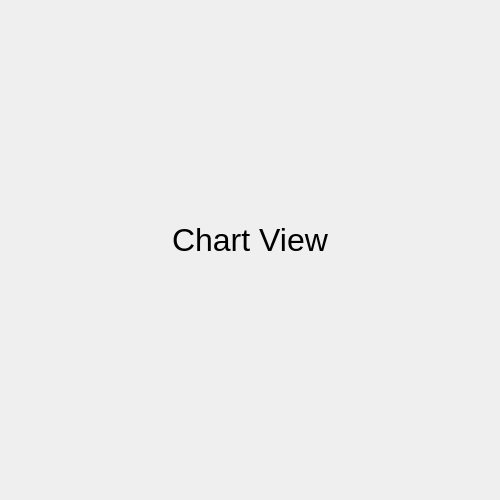
<?xml version="1.0" encoding="UTF-8"?>
<ui version="4.0">
 <class>GUI_CHART_VIEW</class>
 <widget class="QDialog" name="GUI_CHART_VIEW">
  <property name="geometry">
   <rect>
    <x>0</x>
    <y>0</y>
    <width>500</width>
    <height>500</height>
   </rect>
  </property>
  <property name="minimumSize">
   <size>
    <width>500</width>
    <height>500</height>
   </size>
  </property>
  <property name="windowTitle">
   <string>More Options</string>
  </property>
  <layout class="QVBoxLayout" name="verticalLayout">
   <item>
    <widget class="QLabel" name="Title_Label">
     <property name="sizePolicy">
      <sizepolicy hsizetype="Expanding" vsizetype="Fixed">
       <horstretch>0</horstretch>
       <verstretch>0</verstretch>
      </sizepolicy>
     </property>
     <property name="minimumSize">
      <size>
       <width>200</width>
       <height>50</height>
      </size>
     </property>
     <property name="font">
      <font>
       <pointsize>24</pointsize>
      </font>
     </property>
     <property name="text">
      <string>Chart View</string>
     </property>
     <property name="alignment">
      <set>Qt::AlignCenter</set>
     </property>
    </widget>
   </item>
   <item>
    <layout class="QHBoxLayout" name="ChartControlHLayout">
     <item>
      <spacer name="ControlSpacerLeft">
       <property name="orientation">
        <enum>Qt::Horizontal</enum>
       </property>
       <property name="sizeHint" stdset="0">
        <size>
         <width>40</width>
         <height>20</height>
        </size>
       </property>
      </spacer>
     </item>
     <item>
      <spacer name="ControlSpacerRight">
       <property name="orientation">
        <enum>Qt::Horizontal</enum>
       </property>
       <property name="sizeHint" stdset="0">
        <size>
         <width>40</width>
         <height>20</height>
        </size>
       </property>
      </spacer>
     </item>
    </layout>
   </item>
   <item>
    <layout class="QGridLayout" name="ChartGridLayout"/>
   </item>
   <item>
    <spacer name="verticalSpacer">
     <property name="orientation">
      <enum>Qt::Vertical</enum>
     </property>
     <property name="sizeType">
      <enum>QSizePolicy::Preferred</enum>
     </property>
     <property name="sizeHint" stdset="0">
      <size>
       <width>20</width>
       <height>0</height>
      </size>
     </property>
    </spacer>
   </item>
  </layout>
 </widget>
 <resources/>
 <connections/>
</ui>
